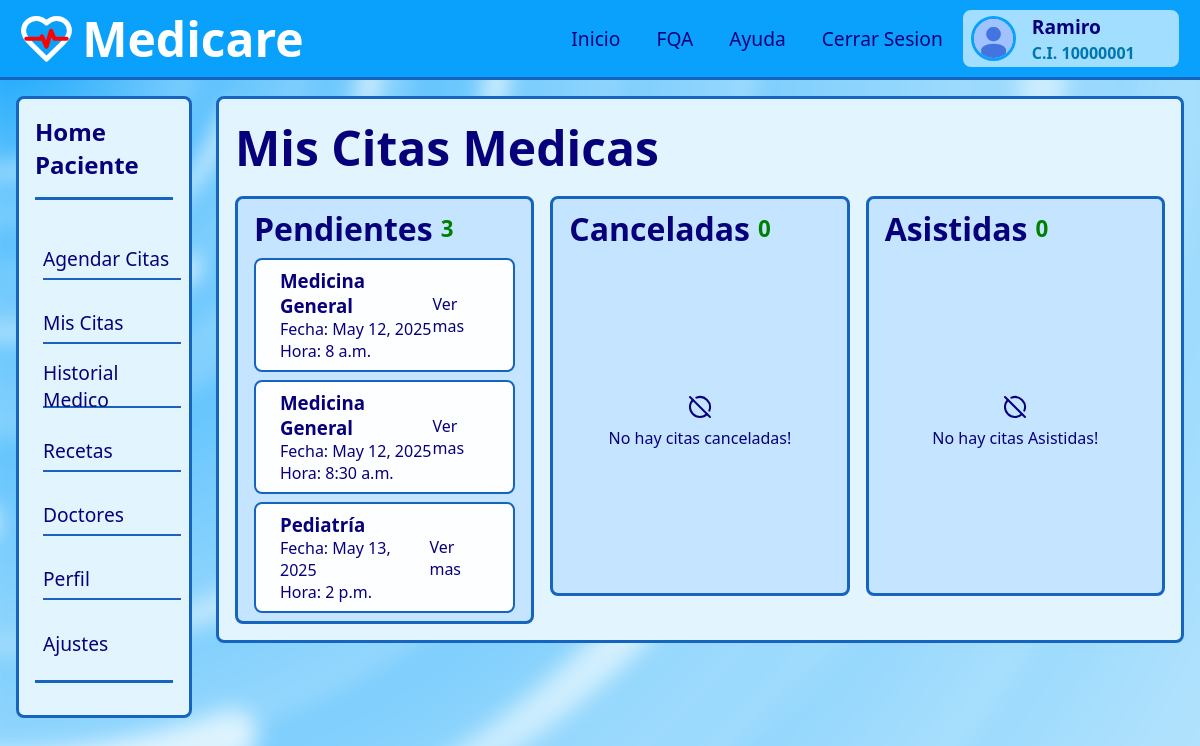
Before: /citas/ (signed in) with the older database file.
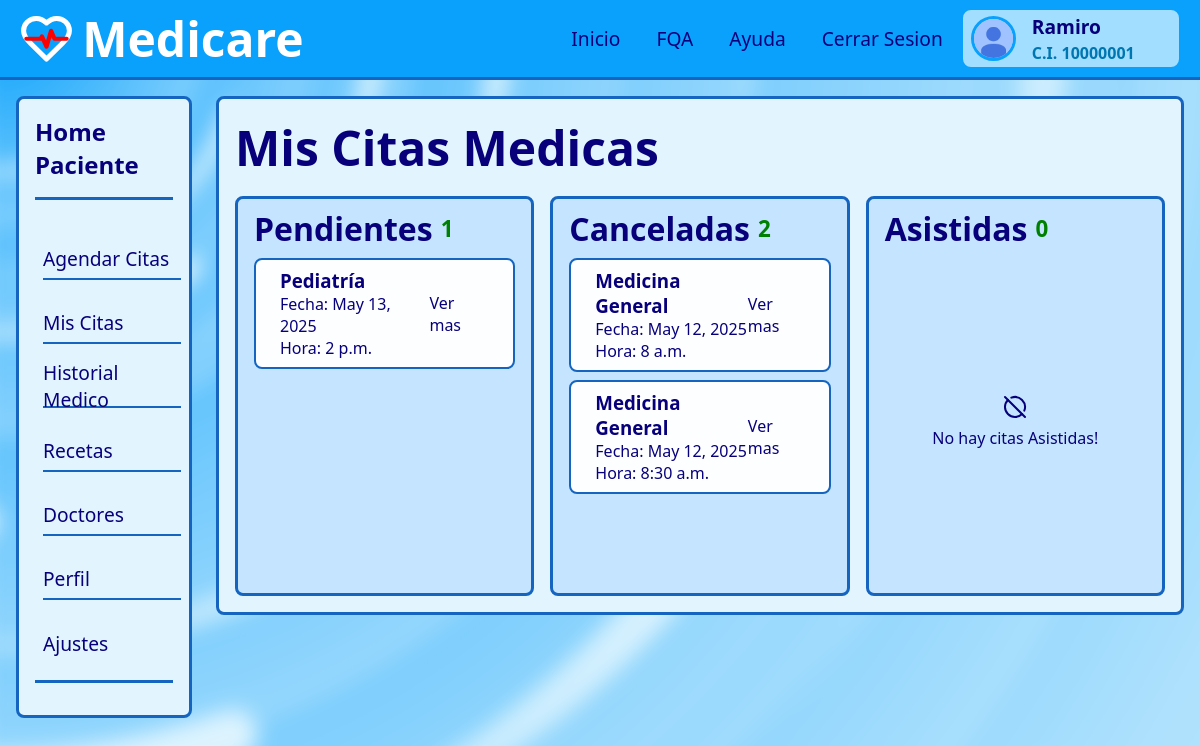
After: the same page with the newer database file.
### apps/users/models.py (models this page shows)
class User(AbstractBaseUser, PermissionsMixin):
    ROLE_CHOICES = (
        ('Paciente', 'Paciente'),
        ('Doctor', 'Doctor'),
        ('Administrador', 'Administrador'),
    )
    cedula_ti = models.CharField(max_length=150, unique=True)
    nombres = models.CharField(max_length=30)
    apellidos = models.CharField(max_length=30)
    fecha_nacimiento = models.DateField(blank=True, null=True)
    email = models.EmailField(unique=True)
    telefono = models.CharField(max_length=15, blank=True, null=True)
    rol = models.CharField(max_length=20, choices=ROLE_CHOICES, default='Paciente')
    is_active = models.BooleanField(default=True)
    is_admin = models.BooleanField(default=False)
    is_staff = models.BooleanField(default=False)   # 🚨 <-- AGREGA ESTA LÍNEA
    email_verificado = models.BooleanField(default=False)
    fecha_registro = models.DateTimeField(default=timezone.now)
    last_login = models.DateTimeField(blank=True, null=True)
    objects = CustomUserManager()
    USERNAME_FIELD = 'cedula_ti'
    EMAIL_FIELD = 'email'
    REQUIRED_FIELDS = ['nombres', 'apellidos', 'fecha_nacimiento', 'telefono', 'email']
    def __str__(self):
        return self.cedula_ti

### apps/citasMedicas/models.py (models this page shows, shortened)
class Cita(models.Model):
    especialidad = models.ForeignKey(Especialidad, on_delete=models.CASCADE, related_name='citas', null=True)
    doctor = models.ForeignKey(Doctor, on_delete=models.CASCADE, related_name='citas')
    paciente = models.ForeignKey(User, on_delete=models.CASCADE, related_name='citas')
    bloque = models.OneToOneField(BloqueHorario, on_delete=models.CASCADE, null=True, related_name='cita')
    motivo = models.TextField(max_length=2000)
    estado = models.CharField(max_length=20, choices=[
        ('pendiente', 'Pendiente'),
        ('confirmada', 'Confirmada'),
        ('cancelada', 'Cancelada')
    ], default='pendiente')

class Doctor(models.Model):
    user = models.OneToOneField(User, on_delete=models.CASCADE, related_name='doctor')
    especialidad = models.ForeignKey(Especialidad, on_delete=models.CASCADE, related_name='doctores')
    consultorio = models.CharField(max_length=100)

class Especialidad(models.Model):
    nombre = models.CharField(max_length=100)
    descripcion = models.TextField(max_length=2000, blank=True, null=True)
    def __str__(self):
        return self.nombre

class BloqueHorario(models.Model):
    doctor = models.ForeignKey(Doctor, on_delete=models.CASCADE, related_name='bloques_horarios')
    jornada = models.ForeignKey(JornadaDiaria, on_delete=models.CASCADE)
    fecha = models.DateField()
    hora_inicio = models.TimeField()
    hora_fin = models.TimeField()
    disponible = models.BooleanField(default=True)

### apps/citasMedicas/views.py (the view)
# urls.py: path('citas/', citasMedicas_views.citas, name='citas'),
@login_required
def citas(request):
    citasP = Cita.objects.filter(paciente=request.user, estado='pendiente')
    citasC = Cita.objects.filter(paciente=request.user, estado='cancelada')
    citasA = Cita.objects.filter(paciente=request.user, estado='confirmada')
    lenCitasP = len(citasP)
    lenCitasC = len(citasC)
    lenCitasA = len(citasA)
    return render(request, 'citas.html', {
        'nCitasP' : Cita.objects.filter(paciente=request.user, estado='pendiente').count(),
        'nCitasC' : Cita.objects.filter(paciente=request.user, estado='cancelada').count(),
        'nCitasA' : Cita.objects.filter(paciente=request.user, estado='confirmada').count(),
        'citasP' : citasP,
        'citasC' : citasC,
        'citasA' : citasA,
        'lenCitasP' : lenCitasP,
        'lenCitasC' : lenCitasC,
        'lenCitasA' : lenCitasA,
    })

### templates/citas.html (shortened to what this page needs)
{% extends "layouts/dashboard_paciente.html" %}
{% load static %}
{% block head %}
<link rel="stylesheet" href="{% static 'static/css/citas.css' %}">
{% endblock head %}
{% block content %}
<main>
    <h1>Mis Citas Medicas</h1>
    <div class="container">
        <section id="citas-medicaspendientes">
            <div class="section-title">
                <h2>Pendientes</h2>
                <p>{{nCitasP}}</p>
            </div>
            {% if lenCitasP != 0 %}
            {% for cita in citasP %}
                <div class="cita-pendiente cita">
                    <div id="info-cita-cont">
                        <h3>{{cita.doctor.especialidad}}</h3>
                        <p>Fecha: {{cita.bloque.fecha}}</p>
                        <p>Hora: {{cita.bloque.hora_inicio}}</p>
                    </div>
                    <div id="redirect-cita-cont">
                        <a href="{% url 'cita_detalles' cita.id %}">Ver mas</a>
                    </div>
                </div>
            {% endfor %}
            {% endif %}
        </section>
        <section id="citas-canceladas">
            <div class="section-title">
                <h2>Canceladas</h2>
                <p>{{nCitasC}}</p>
            </div>
            {% if lenCitasC != 0 %}
            {% for cita in citasC %}
                <div class="cita-pendiente cita">
                    <div id="info-cita-cont">
                        <h3>{{cita.doctor.especialidad}}</h3>
                        <p>Fecha: {{cita.bloque.fecha}}</p>
                        <p>Hora: {{cita.bloque.hora_inicio}}</p>
                    </div>
                    <div id="redirect-cita-cont">
                        <a href="{% url 'cita_detalles' cita.id %}">Ver mas</a>
                    </div>
                </div>
            {% endfor %}
            {% else %}
                <p id="no-citas-p">No hay citas canceladas!</p>
            {% endif %}
        </section>
        <section id="citas-Asistidas">
            <div class="section-title">
                <h2>Asistidas</h2>
                <p>{{nCitasA}}</p>
            </div>
            {% if lenCitasA != 0 %}
            {% for cita in citasA %}
                <div class="cita-pendiente cita">
                    <div id="info-cita-cont">
                        <h3>{{cita.doctor.especialidad}}</h3>
                        <p>Fecha: {{cita.bloque.fecha}}</p>
                        <p>Hora: {{cita.bloque.hora_inicio}}</p>
                    </div>
                    <div id="redirect-cita-cont">
                        <picture></picture>
                        <a href="{% url 'cita_detalles' cita.id %}">Ver mas</a>
                    </div>
                </div>
            {% endfor %}
            {% else %}
                <p id="no-citas-p">No hay citas Asistidas!</p>
            {% endif %}
        </section>
    </div>
</main>
{% endblock content %}

### templates/layouts/dashboard_paciente.html (shortened to what this page needs)
{% load static %}
<!DOCTYPE html>
<html lang="en">
<head>
    <link rel="stylesheet" href="{% static 'static/css/l_dashboard_p.css' %}">
    {% block head %}{% endblock head %}
</head>
<body>
    <div class="background">
    </div>
    <header>
        <div class="logo">
            <img src="{% static 'static/images/logo_medicare.svg' %}" alt="" width="55px">
            <h1>Medicare</h1>
        </div>
        <div class="interactive">
            <nav>
                <ul>
                    <li class="link-nav"><a href="{% url 'paciente_dashboard' %}">Inicio</a></li>
                    <li class="link-nav"><a href="">FQA</a></li>
                    <li class="link-nav"><a href="">Ayuda</a></li>
                    <li class="link-nav"><a href="{% url 'signout' %}">Cerrar Sesion</a></li>
                </ul>
            </nav>
            <div class="user">
                <img src="{% static 'static/images/no_photo.jpg' %}" alt="user-photo" class="user-img">
                <div class="brief-info-user">
                    <span>{{ user.nombres }}</span>
                    <span> C.I. {{ user }}</span>
                </div>
            </div>
        </div>
    </header>
    <aside>
        <div class="container">
            <div class="title-aside">
                <a href="">Home</br>Paciente</a>
            </div>
            <ul class="menu-aside">
                <li>
                    <a href="{% url 'agendar_cita' %}">Agendar Citas</a>
                </li>
                <li>
                    <a href="{% url 'citas' %}">Mis Citas</a>
                </li>
                <li>
                    <a href="{% url 'historial' %}">Historial Medico</a>
                </li>
                <li>
                    <a href="">Recetas</a>
                </li>
                <li>
                    <a href="{% url 'doctores' %}">Doctores</a>
                </li>
                <li>
                    <a href="">Perfil</a>
                </li>
                <li>
                    <a href="">Ajustes</a>
                </li>
            </ul>
        </div>
    </aside>
    {% block content %}
    {% endblock %}
</body>
</html>

### static/css/l_dashboard_p.css (style rules this page uses)
:root { --header-bg-color: #09A1FC; --header-border-color: #1565C0; --surface-bg-color: #A1DEFF; --surface-bg-color-two: #E2F5FF; --surface-bg-color-three: #fdfeff; --surface-bg-color-four: #c4e4ff; --nav-hover-bg-color: hwb(208 74% 2%); --main-text-color: #FFFFFF; --text-color-one: #08007B; --text-color-two: #0076b0; --text-color-three: #0021A3; --text-color-four: #000000; --button-bg-color: #1E88E5; --button-border-color: #1565C0; }
* { box-sizing: border-box; margin: 0; padding: 0; }
a { text-decoration: none; color: inherit; }
ul { list-style: none; }
html,body { height: 100%; margin: 0; padding: 0; font-family: system-ui, -apple-system, BlinkMacSystemFont, 'Segoe UI', Roboto, Oxygen, Ubuntu, Cantarell, 'Open Sans', 'Helvetica Neue', sans-serif; color: var(--main-text-color); }
h1 { font-size: 3rem; }
h2 { font-size: 2rem; }
body { width: 100%; height: 100%; display: grid; grid-template-columns: 0.2fr 1fr; grid-template-rows: 0.1fr 0.9fr; grid-template-areas: "header header" "aside main"; }
header { grid-area: header; background-color: var(--header-bg-color); border-bottom: 0.2rem solid var(--header-border-color); display: flex; justify-content: space-between; align-items: center; padding: 0 1.2rem; }
.logo { display: flex; align-items: center; gap: 0.5rem; cursor: pointer; }
.interactive { display: flex; gap: 0.5rem; align-items: center; }
nav { display: flex; align-items: center; width: fit-content; height: 100%; margin: 0; }
nav > ul { display: flex; align-items: center; justify-content: center; width: fit-content; gap: 1rem; }
.link-nav { display: flex; height: 100%; align-items: center; gap: 0.5rem; padding: 5px 10px; font-size: 1.2rem; color: var(--text-color-one); transition: 0.2s ease-out; font-weight: 500; }
.user { display: flex; align-items: center; gap: 1rem; width: 220px; padding: 0.2rem 0.5rem; border-radius: 10px; color: var(--text-color-one); background-color: var(--surface-bg-color); border: 2px solid var(--header-bg-color); cursor: pointer; transition: 0.2s ease-out; }
.user > img { border: 3px solid var(--header-bg-color); width: 45px; height: 45px; border-radius: 50%; object-fit: cover; }
.brief-info-user { display: flex; flex-direction: column; gap: 0.1rem; }
.brief-info-user :first-child { font-size: 1.2rem; font-weight: 600; }
.brief-info-user :last-child { color: var(--text-color-two); font-size: 1rem; font-weight: 600; }
aside { grid-area: aside; padding: 1rem 0.5rem 1rem 1rem; }
aside .container { display: flex; flex-direction: column; color: var(--text-color-one); background-color: var(--surface-bg-color-two); border: 3px solid var(--header-border-color); cursor: pointer; transition: 0.2s ease-out; border-radius: 8px; }
.title-aside { display: flex; align-items: center; gap: 0.5rem; padding: 1rem 0 1rem 0; margin: 0 1rem; font-size: 1.5rem; font-weight: bold; border-bottom: 3px solid var(--header-border-color); }
.menu-aside { display: flex; flex-direction: column; justify-content: center; padding: 1rem 0 1rem 0; margin: 0 1rem 2rem 1rem; font-size: 1.2rem; font-weight: 500; gap: 1rem; border-bottom: 3px solid var(--header-border-color); }
.menu-aside li { display: flex; align-items: center; gap: 0.5rem; width: 100%; height: 3rem; padding: 0.4rem 0 0 0; margin: 0 0 0 0.5rem; cursor: pointer; border-bottom: 2px solid var(--header-border-color); }
.menu-aside li a { display: flex; align-items: center; width: 100%; height: 100%; transition: 0.2s ease-out; }
.menu-aside li:last-child { border-bottom: none; }
main { grid-area: main; display: flex; flex-direction: column; padding: 1rem; gap: 1rem; }

Changed rows visible on the page:
changed Cita (number 2 of 3 on the later page): moves from the list under "Pendientes" to the list under "Canceladas"
changed Cita (number 3 of 3 on the later page): moves from the list under "Pendientes" to the list under "Canceladas"
Other visible differences:
{{ nCitasP }}: "3" → "1"
{{ nCitasC }}: "0" → "2"
text no longer shown: "No hay citas canceladas!"
